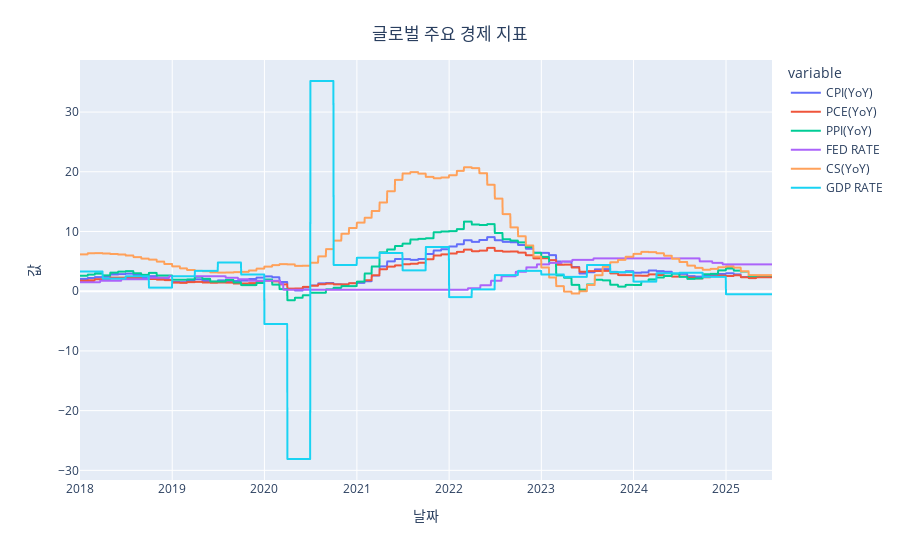

This figure's notebook cell:
### Code cell
import plotly.express as px
fig = px.line(target, x=target.index, y=list(target.columns))

fig.update_layout(
    title={
        'text': "글로벌 주요 경제 지표",
        'y':0.95,
        'x':0.5,
        'xanchor': 'center',
        'yanchor': 'top'},
    xaxis_title="날짜",
    yaxis_title="값",
)

fig.show()

### Figure 1 — Plotly figure (JSON) as saved in the notebook; plotly's stock layout.template omitted (floating-point values rounded to 4 significant figures; data arrays with more than 128 entries replaced by an {"elided": "..."} marker saying what was removed)
{"data": [{"hovertemplate": "variable=CPI(YoY)<br>date=%{x}<br>value=%{y}<extra></extra>", "legendgroup": "CPI(YoY)", "line": {"color": "#636efa", "dash": "solid"}, "marker": {"symbol": "circle"}, "mode": "lines", "name": "CPI(YoY)", "showlegend": true, "type": "scattergl", "x": {"elided": "2740 str values"}, "xaxis": "x", "y": {"elided": "2740 float values"}, "yaxis": "y"}, {"hovertemplate": "variable=PCE(YoY)<br>date=%{x}<br>value=%{y}<extra></extra>", "legendgroup": "PCE(YoY)", "line": {"color": "#EF553B", "dash": "solid"}, "marker": {"symbol": "circle"}, "mode": "lines", "name": "PCE(YoY)", "showlegend": true, "type": "scattergl", "x": {"elided": "2740 str values"}, "xaxis": "x", "y": {"elided": "2740 float values"}, "yaxis": "y"}, {"hovertemplate": "variable=PPI(YoY)<br>date=%{x}<br>value=%{y}<extra></extra>", "legendgroup": "PPI(YoY)", "line": {"color": "#00cc96", "dash": "solid"}, "marker": {"symbol": "circle"}, "mode": "lines", "name": "PPI(YoY)", "showlegend": true, "type": "scattergl", "x": {"elided": "2740 str values"}, "xaxis": "x", "y": {"elided": "2740 float values"}, "yaxis": "y"}, {"hovertemplate": "variable=FED RATE<br>date=%{x}<br>value=%{y}<extra></extra>", "legendgroup": "FED RATE", "line": {"color": "#ab63fa", "dash": "solid"}, "marker": {"symbol": "circle"}, "mode": "lines", "name": "FED RATE", "showlegend": true, "type": "scattergl", "x": {"elided": "2740 str values"}, "xaxis": "x", "y": {"elided": "2740 float values"}, "yaxis": "y"}, {"hovertemplate": "variable=CS(YoY)<br>date=%{x}<br>value=%{y}<extra></extra>", "legendgroup": "CS(YoY)", "line": {"color": "#FFA15A", "dash": "solid"}, "marker": {"symbol": "circle"}, "mode": "lines", "name": "CS(YoY)", "showlegend": true, "type": "scattergl", "x": {"elided": "2740 str values"}, "xaxis": "x", "y": {"elided": "2740 float values"}, "yaxis": "y"}, {"hovertemplate": "variable=GDP RATE<br>date=%{x}<br>value=%{y}<extra></extra>", "legendgroup": "GDP RATE", "line": {"color": "#19d3f3", "dash": "solid"}, "marker": {"symbol": "circle"}, "mode": "lines", "name": "GDP RATE", "showlegend": true, "type": "scattergl", "x": {"elided": "2740 str values"}, "xaxis": "x", "y": {"elided": "2740 float values"}, "yaxis": "y"}], "layout": {"legend": {"title": {"text": "variable"}, "tracegroupgap": 0}, "margin": {"t": 60}, "title": {"text": "글로벌 주요 경제 지표", "x": 0.5, "xanchor": "center", "y": 0.95, "yanchor": "top"}, "xaxis": {"anchor": "y", "domain": [0, 1], "title": {"text": "날짜"}}, "yaxis": {"anchor": "x", "domain": [0, 1], "title": {"text": "값"}}}}
